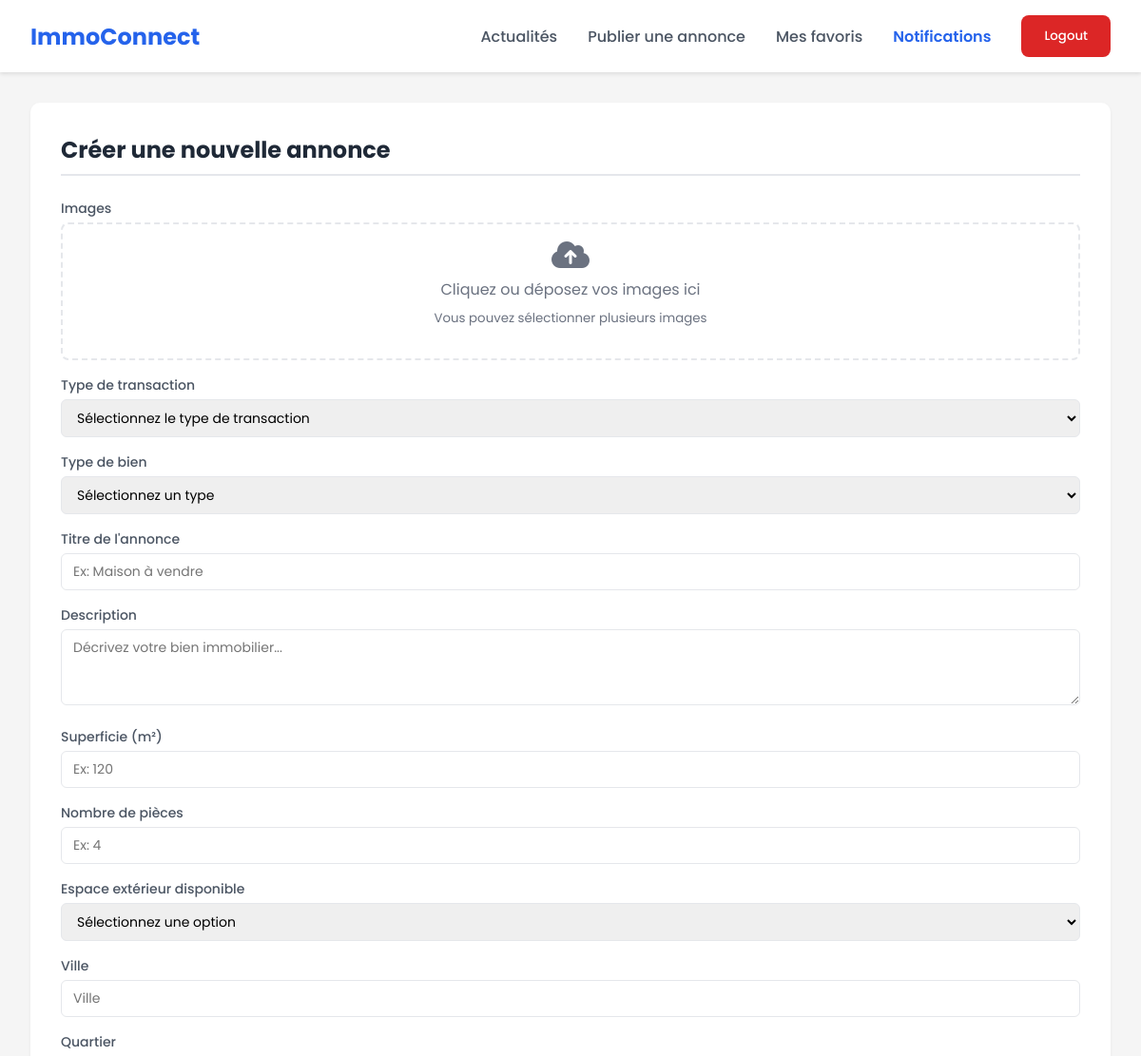
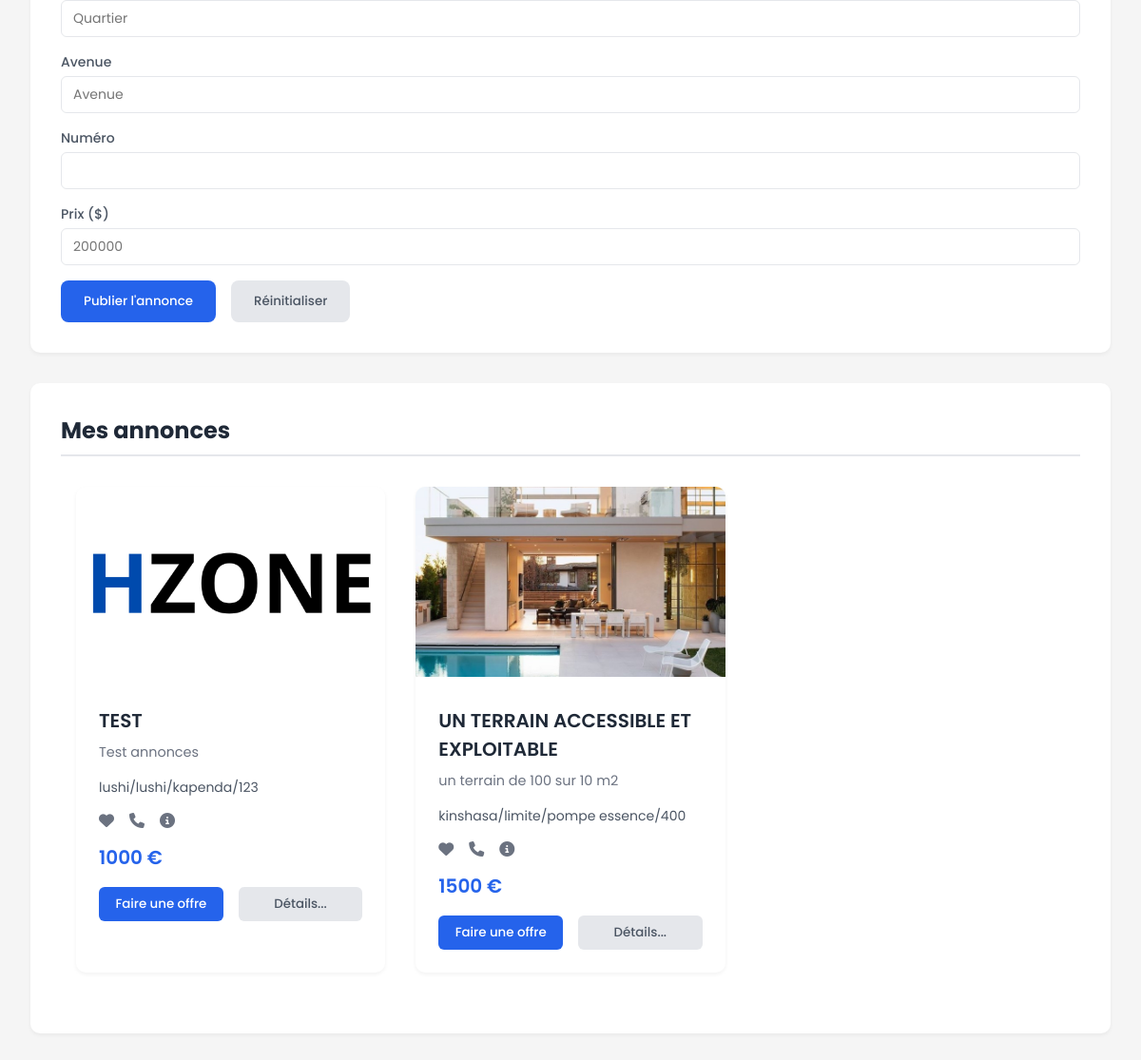
The page /listings/ (signed in) on the database its author committed (2 pictures, top to bottom).
### hzone_app/models.py (models this page shows)
class Listing(models.Model):
    TRANSACTION_CHOICES = [
        ('vente', 'Vente'),
        ('location', 'Location'),
    ]
    PROPERTY_TYPE_CHOICES = [
        ('maison', 'Maison'),
        ('appartement', 'Appartement'),
        ('terrain', 'Terrain')
    ]
    OUTDOOR_CHOICES = [
        ('oui', 'Oui'),
        ('non', 'Non'),
    ]
    owner = models.ForeignKey(User, on_delete=models.CASCADE)
    transaction_type = models.CharField(max_length=20, choices=TRANSACTION_CHOICES)
    property_type = models.CharField(max_length=50, choices=PROPERTY_TYPE_CHOICES)
    title = models.fields.CharField(max_length=100)
    surface = models.DecimalField(max_digits=10, decimal_places=2)
    number_of_piece = models.IntegerField()
    outdoor_space = models.CharField(max_length=3, choices=OUTDOOR_CHOICES)
    city = models.CharField()
    district = models.CharField()
    street = models.CharField(blank=True, null=True)
    street_number = models.CharField()
    description = models.TextField()
    price = models.BigIntegerField()
    create_at = models.DateTimeField(auto_now_add=True)

class ListingImage(models.Model):
    listing = models.ForeignKey(Listing, on_delete=models.CASCADE, related_name='images')
    image = models.ImageField(upload_to='listing_images/')
    uploaded_at = models.DateTimeField(auto_now_add=True)

### hzone_app/views.py (the view, shortened to what this page needs)
# urls.py: path("listings/", hzone_app.views.listings, name="listings"),
@login_required
def listings(request):
    listings = Listing.objects.filter(owner=request.user).order_by('-create_at')
    context = {
        'listings': listings
    }
    return render(request, 'hzone_app/listings.html', context)

### hzone_app/templates/hzone_app/listings.html (shortened to what this page needs)
{% extends 'hzone/app_base.html' %}
{% block content %}
{% load static %}
<main class="main-content">
    <section class="crud-section">
        <h2 class="section-title">Créer une nouvelle annonce</h2>
        <form method="post" enctype="multipart/form-data" id="annonceForm">
            <div class="form-group">
                <label class="form-label">Images</label>
                <div class="image-preview" id="imagePreview">
                    <div class="upload-icon">
                        <i class="fas fa-cloud-upload-alt"></i>
                        <span>Cliquez ou déposez vos images ici</span>
                        <small>Vous pouvez sélectionner plusieurs images</small>
                    </div>
                </div>
            </div>
            <div class="form-group">
                <label class="form-label" for="transactionType">Type de transaction</label>
                <select id="transactionType" class="form-input" required name="transactionType">
                    <option value="">Sélectionnez le type de transaction</option>
                </select>
            </div>
            <div class="form-group">
                <label class="form-label" for="type">Type de bien</label>
                <select id="type" class="form-input" required name="propertyType">
                    <option value="">Sélectionnez un type</option>
                </select>
            </div>
            <div class="form-group">
                <label class="form-label" for="titre">Titre de l'annonce</label>
                <input type="text" id="titre" class="form-input" placeholder="Ex: Maison à vendre" name="title" required>
            </div>
            <div class="form-group">
                <label class="form-label" for="description">Description</label>
                <textarea id="description" class="form-input form-textarea" name="description" placeholder="Décrivez votre bien immobilier..." required></textarea>
            </div>
            <div class="form-group">
                <label class="form-label" for="superficie">Superficie (m²)</label>
                <input type="number" id="superficie" class="form-input" name="surface" placeholder="Ex: 120" required>
            </div>
            <div class="form-group">
                <label class="form-label" for="nombrePieces">Nombre de pièces</label>
                <input type="number" id="nombrePieces" class="form-input" placeholder="Ex: 4" required min="1" name="number_of_pieces">
            </div>
            <div class="form-group">
                <label class="form-label" for="espaceExterieur">Espace extérieur disponible</label>
                <select id="espaceExterieur" class="form-input" required name="outdoorSpace">
                    <option value="">Sélectionnez une option</option>
                </select>
            </div>
            <div class="form-group">
                <label class="form-label" for="ville">Ville</label>
                <input type="text" id="ville" class="form-input" placeholder="Ville" name="city" required>
            </div>
            <div class="form-group">
                <label class="form-label" for="quartier">Quartier</label>
                <input type="text" id="quartier" class="form-input" placeholder="Quartier" name="district" required>
            </div>
            <div class="form-group">
                <label class="form-label" for="avenue">Avenue</label>
                <input type="text" id="avenue" class="form-input" placeholder="Avenue" name="street" required>
            </div>
            <div class="form-group">
                <label class="form-label" for="numero">Numéro</label>
                <input type="number" id="" class="form-input" placeholder="" required name="streetNumber">
            </div>
            <div class="form-group">
                <label class="form-label" for="prix">Prix ($)</label>
                <input type="number" id="prix" class="form-input" placeholder="200000" name="price" required>
            </div>
            <div class="button-group">
                <button type="submit" class="btn btn-primary">Publier l'annonce</button>
                <button type="reset" class="btn btn-secondary">Réinitialiser</button>
            </div>
        </form>
    </section>
    <section class="crud-section">
        <h2 class="section-title">Mes annonces</h2>
        <div class="annonces-list">
            <div class="listings">
                {% if listings %}
                {% for listing in listings %}
                <div class="listing-card">
                {% if listing.images.first %}
                    <img src="{{ listing.images.first.image.url }}" alt="{{ listing.title }}" class="listing-image">
                {% else %}
                    <img src="{% static 'hzone_app/images/default.png' %}" alt="{{ listing.title }}" class="listing-image">
                {% endif %}
                <div class="listing-content">
                    <h2 class="listing-title">{{ listing.title|upper }}</h2>
                    <p class="listing-description">{{ listing.description }}</p>
                    <p class="listing-location">{{ listing.city }}/{{ listing.district }}/{{ listing.street }}/{{ listing.street_number }}</p>
                    <div class="listing-icons">
                        <i class="fas fa-heart favorite {% if listing in user.favorites.all %}active{% endif %}"></i>
                        <i class="fas fa-phone"></i>
                        <i class="fas fa-info-circle"></i>
                    </div>
                    <p class="listing-price">{{ listing.price }} €</p>
                    <div class="listing-actions">
                        <button class="action-button primary-button">Faire une offre</button>
                        <button class="action-button secondary-button">Détails...</button>
                    </div>
                </div>
                </div>
            {% endfor %}
            {% else %}
                <p>Aucune annonce trouvée.</p>
            {% endif %}
            </div>
        </div>
    </section>
</main>
{% endblock %}

### hzone/static/hzone/css/styles.css (style rules this page uses)
:root { --first : #FFD600; --second : #DC0914; --third : #6E6E6E; --fourth : #BEBEBE; --fifth : #570307; }
* { margin:0; padding:0; box-sizing: border-box; font-family: 'Poppins', sans-serif; }
body { background-color: #f5f5f5; }
select { margin: 0; padding: 0; }
.main-content { max-width: 1200px; margin: 2rem auto; padding: 0 2rem; animation: fadeIn 0.5s ease-out; }
.crud-section { background: white; border-radius: 10px; padding: 2rem; margin-bottom: 2rem; box-shadow: 0 2px 4px rgba(0,0,0,0.05); animation: scaleIn 0.5s ease-out; transition: transform 0.3s ease, box-shadow 0.3s ease; }
.section-title { color: #1f2937; font-size: 1.5rem; margin-bottom: 1.5rem; padding-bottom: 0.5rem; border-bottom: 2px solid #e5e7eb; }
.form-group { margin-bottom: 1.5rem; animation: fadeIn 0.5s ease-out; }
.form-label { display: block; margin-bottom: 0.5rem; color: #4b5563; font-weight: 500; }
.form-input { width: 100%; padding: 0.75rem; border: 1px solid #e5e7eb; border-radius: 8px; font-size: 1rem; transition: all 0.3s ease; }
.form-textarea { min-height: 150px; resize: vertical; }
.image-preview { width: 100%; border: 2px dashed #e5e7eb; border-radius: 8px; padding: 1rem; margin-bottom: 1rem; cursor: pointer; transition: all 0.3s ease; }
.upload-icon { display: flex; flex-direction: column; align-items: center; gap: 0.5rem; color: #6b7280; transition: transform 0.3s ease; }
.upload-icon i { font-size: 2rem; }
.button-group { display: flex; gap: 1rem; margin-top: 1rem; }
.btn { padding: 0.75rem 1.5rem; border: none; border-radius: 8px; font-weight: 500; cursor: pointer; transition: all 0.3s ease; text-decoration: none; text-align: center; display: inline-block; }
.btn-primary { background-color: #2563eb; color: white; }
.btn-secondary { background-color: #e5e7eb; color: #4b5563; }
.annonces-list { margin-top: 2rem; }
.listings { max-width: 1200px; margin: 2rem auto; display: grid; grid-template-columns: repeat(auto-fill, minmax(300px, 1fr)); gap: 2rem; padding: 0 1rem; }
.listing-card { background: white; border-radius: 10px; overflow: hidden; box-shadow: 0 2px 4px rgba(0,0,0,0.05); transition: transform 0.3s; }
.listing-image { width: 100%; height: 200px; object-fit: cover; }
.listing-content { padding: 1.5rem; }
.listing-title { font-size: 1.25rem; font-weight: 600; color: #1f2937; margin-bottom: 0.5rem; }
.listing-description { color: #6b7280; margin-bottom: 1rem; font-size: 0.9rem; }
.listing-location { color: #4b5563; font-size: 0.875rem; margin-bottom: 1rem; }
.listing-price { color: #2563eb; font-weight: 600; font-size: 1.25rem; margin-bottom: 1rem; }
.listing-actions { display: flex; gap: 1rem; margin-top: 1rem; }
.action-button { flex: 1; padding: 0.5rem; border-radius: 6px; border: none; font-weight: 500; cursor: pointer; transition: background-color 0.3s; }
.primary-button { background-color: #2563eb; color: white; }
.secondary-button { background-color: #e5e7eb; color: #4b5563; }
.listing-icons { display: flex; gap: 1rem; margin-bottom: 1rem; color: #6b7280; }
.favorite { cursor: pointer; transition: color 0.3s ease; }
.form-group { margin-bottom: 1rem; }
.form-group label { display: block; margin-bottom: 0.25rem; color: #4b5563; font-size: 0.875rem; }
.form-input { width: 100%; padding: 0.5rem 0.75rem; border: 1px solid #e5e7eb; border-radius: 6px; font-size: 0.875rem; }
textarea.form-input { min-height: 80px; resize: vertical; }
.favorite { cursor: pointer; }

### rows shown on the page
Listing: title "TEST", description "Test annonces", city "lushi", district "lushi", street "kapenda", street_number "123", price "1000"
Listing: images.first.image (picture), title "UN TERRAIN ACCESSIBLE ET EXPLOITABLE", description "un terrain de 100 sur 10 m2", city "kinshasa", district "limite", street "pompe essence", street_number "400", price "1500"
